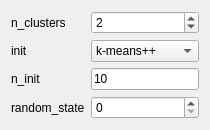
             <widget class="QWidget" name="to_kmeans">
              <layout class="QGridLayout" name="gridLayout_26">
               <item row="0" column="0">
                <widget class="QLabel" name="label_13">
                 <property name="text">
                  <string>n_clusters</string>
                 </property>
                </widget>
               </item>
               <item row="1" column="0">
                <widget class="QLabel" name="label_14">
                 <property name="text">
                  <string>init</string>
                 </property>
                </widget>
               </item>
               <item row="2" column="0">
                <widget class="QLabel" name="label_16">
                 <property name="text">
                  <string>n_init</string>
                 </property>
                </widget>
               </item>
               <item row="2" column="1">
                <widget class="QLineEdit" name="lineEdit_clustering_kmeans_n_init">
                 <property name="text">
                  <string>10</string>
                 </property>
                </widget>
               </item>
               <item row="3" column="0">
                <widget class="QLabel" name="label_18">
                 <property name="text">
                  <string>random_state</string>
                 </property>
                </widget>
               </item>
               <item row="1" column="1">
                <widget class="QComboBox" name="comboBox_clustering_kmeans_init">
                 <item>
                  <property name="text">
                   <string>k-means++</string>
                  </property>
                 </item>
                 <item>
                  <property name="text">
                   <string>random</string>
                  </property>
                 </item>
                </widget>
               </item>
               <item row="0" column="1">
                <widget class="QSpinBox" name="spinBox_clustering_kmeans_n_clusters">
                 <property name="value">
                  <number>2</number>
                 </property>
                </widget>
               </item>
               <item row="3" column="1">
                <widget class="QSpinBox" name="spinBox_clustering_kmeans_random_state"/>
               </item>
              </layout>
             </widget>
